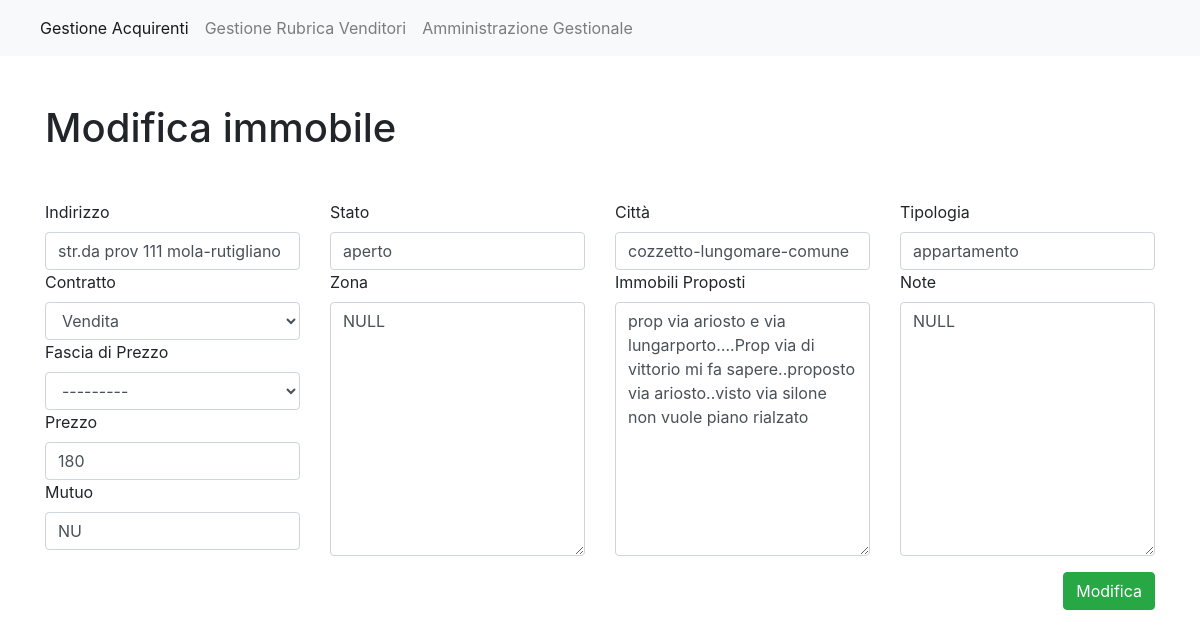
/immobili/modifica_immobile/1/, run on the app's committed database.
### core/models.py (models this page shows, shortened)
class Immobile(models.Model):
    data = models.DateField(auto_now_add = True, null=True)
    indirizzo = models.CharField(max_length=100)
    stato = models.CharField(max_length=100)
    citta = models.CharField(max_length=100)
    zona = models.CharField(max_length=5000)
    mutuo = models.CharField(max_length=2)
    immobili_proposti = models.CharField(max_length=5000)
    prezzo = models.IntegerField()
    tipologia = models.CharField(max_length=200, null=True)
    contratto = models.ForeignKey(Contratto, on_delete=models.DO_NOTHING, null=True)
    cliente = models.ForeignKey(Cliente, on_delete=models.DO_NOTHING, null=True)
    note = models.CharField(max_length=5000, null=True)
    fascia_prezzo = models.ForeignKey(FasciaPrezzo, on_delete=models.DO_NOTHING, null=True)

### core/views.py (the view, shortened to what this page needs)
# urls.py: path('immobili/modifica_immobile/<int:pk>/', views.modifica_immmobile, name="modifica_immobile"),
def modifica_immmobile ( request , pk ) :
    immobile_pk = get_object_or_404 ( Immobile , pk=pk )
    if request.method == 'GET' :
        form = FormImmobili ( instance=immobile_pk )
        formCliente = FormCliente ( instance=immobile_pk.cliente )
        return render ( request , 'form_immobile.html' , { 'form' : form , 'formCliente' : formCliente } )

### core/models.py (called while the page is built)
    def __str__(self):
        return str(self.fascia_min) + " - " + str(self.fascia_max)

    def __str__(self):
        return self.tipologia_contratto

### templates/form_immobile.html (shortened to what this page needs)
{%  extends 'index.html' %}
{% block content %}
    <div class="container mt-5">
        {% if form.indirizzo.value is not None %}
            <h1>Modifica immobile</h1>
        {% else %}
            <h1>Aggiungi nuovo immobile</h1>
        {% endif %}
        <form class="mt-5" method="POST">
            <div class="row">
                <div class="col-xl-3">
                    <label for="indirizzo">Indirizzo</label>
                    {{ form.indirizzo }}
                </div>
                <div class="col-xl-3">
                    <label for="stato">Stato</label>
                    {{ form.stato }}
                </div>
                <div class="col-xl-3">
                    <label for="città">Città</label>
                    {{ form.citta }}
                </div>
                <div class="col-xl-3">
                    <label for="tipologia">Tipologia</label>
                    {{ form.tipologia }}
                </div>
            </div>
            <div class="row">
                <div class="col-xl-3">
                    <label for="contratto">Contratto</label>
                    {{ form.contratto }}
                    <label for="fascia_prezzo">Fascia di Prezzo</label>
                    {{ form.fascia_prezzo }}
                    <label for="prezzo">Prezzo</label>
                    {{ form.prezzo }}
                 <label for="mutuo">Mutuo</label>
                    {{ form.mutuo }}
                </div>
                <div class="col-xl-3">
                    <label for="zona">Zona</label>
                    {{ form.zona }}
                </div>
                <div class="col-xl-3">
                    <label for="immobili_proposti">Immobili Proposti</label>
                    {{ form.immobili_proposti }}
                </div>
                <div class="col-xl-3">
                    <label for="note">Note</label>
                    {{ form.note }}
                </div>
            </div>
            {%  if form.indirizzo.value is not None %}
                <button class="btn btn-success mt-3" type="submit" id="button_submit_immobile" style="float: right">Modifica</button>
            {% else %}
                <button class="btn btn-success mt-3" type="submit" id="button_submit_immobile" style="float: right">Inserisci</button>
            {% endif %}
        </form>
        <br>
    </div>
{% endblock %}

### templates/index.html (shortened to what this page needs)
{% load static %}
<!doctype html>
<html lang="it">
<head>
    <link rel="stylesheet" href="https://stackpath.bootstrapcdn.com/bootstrap/4.3.1/css/bootstrap.min.css">
    <link rel="stylesheet" href="https://stackpath.bootstrapcdn.com/font-awesome/4.7.0/css/font-awesome.min.css">
    <link rel="stylesheet" href="{% static '/css/style.css' %}">
    <link rel="stylesheet" href="{% static '/css/jquery.datetimepicker.min.css' %}">
      <link rel="stylesheet" type="text/css" href="https://cdn.datatables.net/v/dt/jszip-2.5.0/dt-1.10.18/b-1.5.6/b-flash-1.5.6/b-html5-1.5.6/b-print-1.5.6/r-2.2.2/datatables.min.css"/>
</head>
<nav class="navbar navbar-expand-lg navbar-light bg-light">
    <div class="collapse navbar-collapse" id="navbarNav">
        <ul class="navbar-nav">
            <li class="nav-item active">
                <a class="nav-link" href="{% url 'gestione_immobili' %}"><img src="{% static '/images/icons8_Businessman_48px_1.png'%}" height="90%" alt="">Gestione Acquirenti</a>
            </li>
            <li class="nav-item">
                <a class="nav-link" href="{% url 'gestione_rubrica' %}"><img src="{% static '/images/icons8_Contacts_48px.png'%}" height="90%" alt="">Gestione Rubrica Venditori</a>
            </li>
            <li class="nav-item">
                <a class="nav-link" href="{% url 'amministrazione' %}"><img src="{% static '/images/icons8_Settings_48px.png'%}" height="90%" alt="">Amministrazione Gestionale</a>
            </li>
        </ul>
    </div>
</nav>
<div class="container-fluid">
{% block content %}
{% endblock %}
</div>
</body>
</html>

### data on the page
Immobile: indirizzo "str.da prov 111 mola-rutigliano", stato "aperto", citta "cozzetto-lungomare-comune", tipologia "appartamento", contratto "Vendita", fascia_prezzo "---------", prezzo "180", mutuo "NU", zona "NULL", immobili_proposti "prop via ariosto e via lungarporto….Prop via di vittorio mi fa sapere..proposto via ariosto..visto via silone non vuole piano rialzato", note "NULL"
